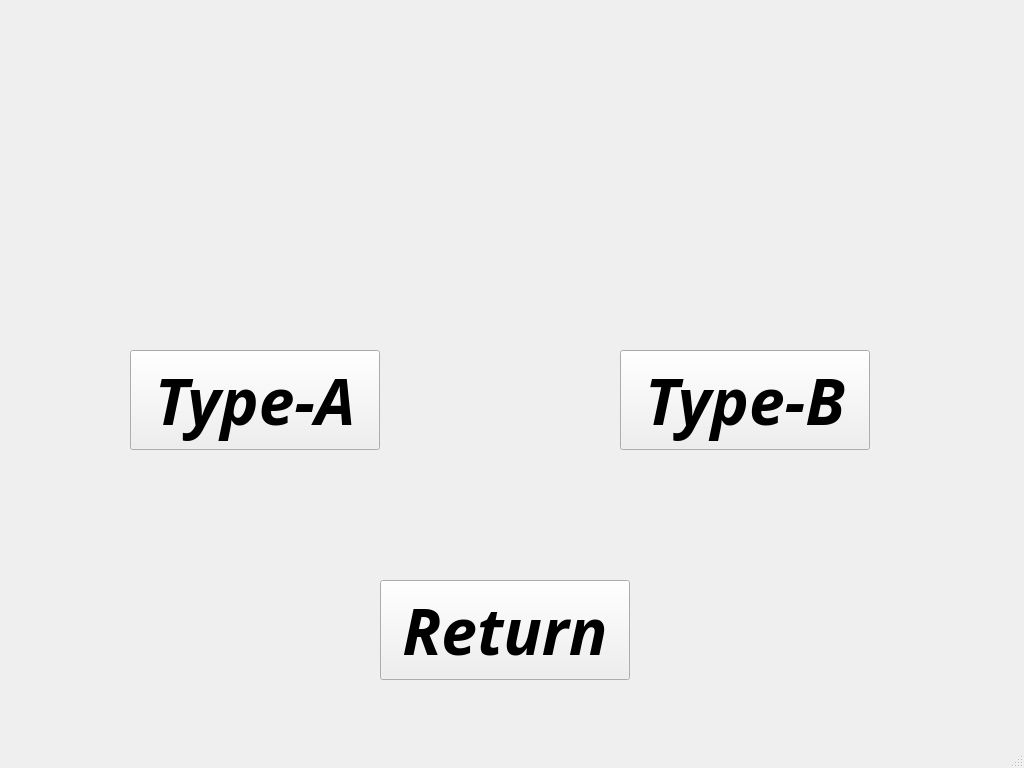
<?xml version="1.0" encoding="UTF-8"?>
<ui version="4.0">
 <class>choose</class>
 <widget class="QMainWindow" name="choose">
  <property name="geometry">
   <rect>
    <x>0</x>
    <y>0</y>
    <width>1024</width>
    <height>768</height>
   </rect>
  </property>
  <property name="windowTitle">
   <string>MainWindow</string>
  </property>
  <widget class="QWidget" name="centralwidget">
   <widget class="QLabel" name="label">
    <property name="geometry">
     <rect>
      <x>0</x>
      <y>0</y>
      <width>1024</width>
      <height>768</height>
     </rect>
    </property>
    <property name="text">
     <string/>
    </property>
    <property name="pixmap">
     <pixmap resource="resource.qrc">:/background/C:/Users/user/Desktop/使用/mzl.lggazymr.320x480-75.jpg</pixmap>
    </property>
   </widget>
   <widget class="QPushButton" name="pushButton">
    <property name="geometry">
     <rect>
      <x>130</x>
      <y>350</y>
      <width>250</width>
      <height>100</height>
     </rect>
    </property>
    <property name="font">
     <font>
      <family>Agency FB</family>
      <pointsize>48</pointsize>
      <weight>75</weight>
      <italic>true</italic>
      <bold>true</bold>
     </font>
    </property>
    <property name="text">
     <string>Type-A</string>
    </property>
   </widget>
   <widget class="QPushButton" name="pushButton_2">
    <property name="geometry">
     <rect>
      <x>620</x>
      <y>350</y>
      <width>250</width>
      <height>100</height>
     </rect>
    </property>
    <property name="font">
     <font>
      <family>Agency FB</family>
      <pointsize>48</pointsize>
      <weight>75</weight>
      <italic>true</italic>
      <bold>true</bold>
     </font>
    </property>
    <property name="text">
     <string>Type-B</string>
    </property>
   </widget>
   <widget class="QPushButton" name="pushButton_4">
    <property name="geometry">
     <rect>
      <x>380</x>
      <y>580</y>
      <width>250</width>
      <height>100</height>
     </rect>
    </property>
    <property name="font">
     <font>
      <family>Agency FB</family>
      <pointsize>48</pointsize>
      <weight>75</weight>
      <italic>true</italic>
      <bold>true</bold>
     </font>
    </property>
    <property name="text">
     <string>Return</string>
    </property>
   </widget>
  </widget>
  <widget class="QMenuBar" name="menubar">
   <property name="geometry">
    <rect>
     <x>0</x>
     <y>0</y>
     <width>1024</width>
     <height>22</height>
    </rect>
   </property>
  </widget>
  <widget class="QStatusBar" name="statusbar"/>
 </widget>
 <resources>
  <include location="resource.qrc"/>
 </resources>
 <connections/>
</ui>
